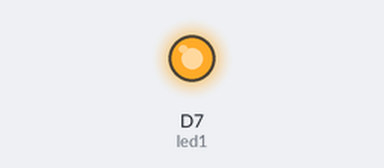
This sketch was run on a simulated ESP8266 (NodeMCU). On the bench: output pins drawn as LEDs (lit = HIGH).

Above: at 0.7 s.
At 9.7 s:
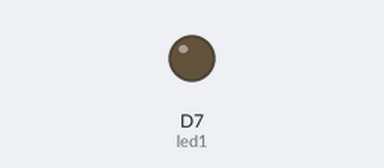
Timing chart, 0 to 11.1 s (numbered marks = the images above):
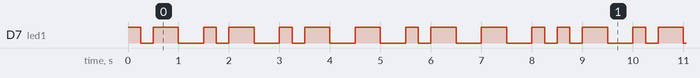

Measured:
- by itself, D7 (led1): moves between LOW and HIGH, repeating every 8.5 s
- by itself, everything shown: repeats every 8.5 s, in 22 steps

The sketch:

blinkname.ino
```cpp
int led1 = D7;


void setup()
{
    pinMode(led1, OUTPUT);

}

void dot()
{
    digitalWrite(led1, HIGH);
    delay(250);
    digitalWrite(led1, LOW);
    delay(250);
}

void dash()
{
    digitalWrite(led1, HIGH);
    delay(500);
    digitalWrite(led1, LOW);
    delay(500);
}

void R()
{
    dot();
    dash();
    dot();
}

void Y()
{
    dash();
    dot();
    dash();
    dash();
}

void A()
{
    dot();
    dash();
}


void N()
{
    dash();
    dot();
}


void loop()
{
    R();
    Y();
    A();
    N();

}
```
